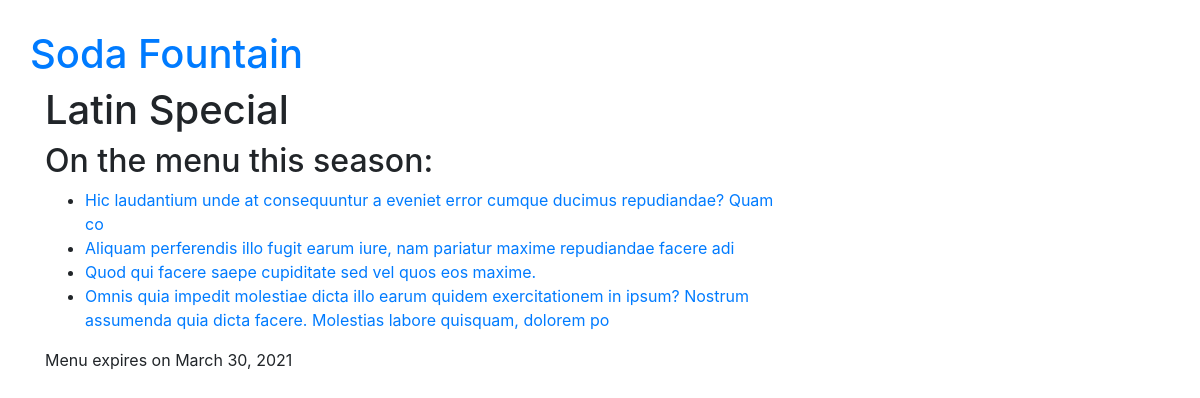
Before: /menu/item/537/ with the older database file.
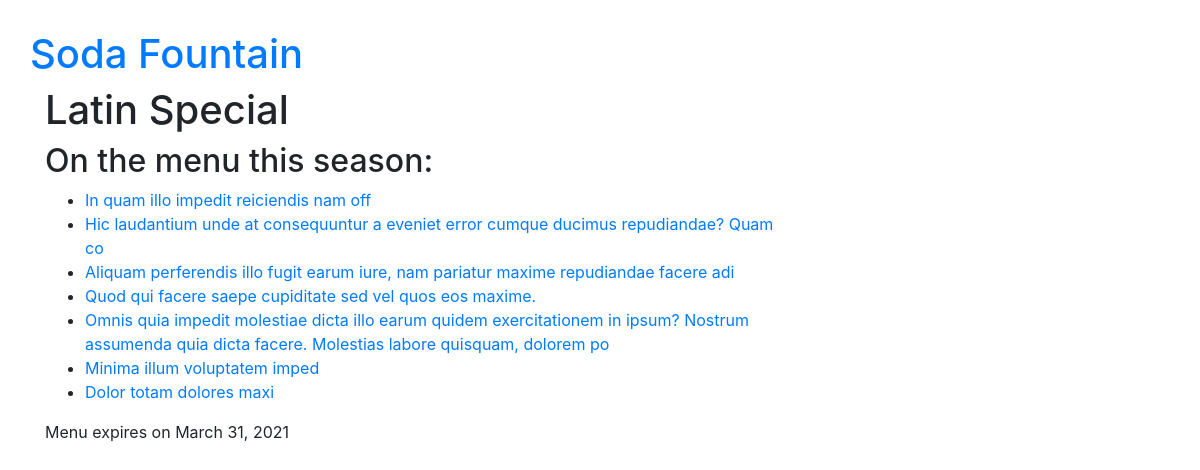
After: the same page with the newer database file.
### menu/models.py (models this page shows, shortened)
class Item(models.Model):
    name = models.CharField(max_length=200)
    description = models.TextField()
    chef = models.ForeignKey('auth.User', on_delete=models.CASCADE,)
    created_date = models.DateTimeField(default=timezone.now)
    standard = models.BooleanField(default=False)
    ingredients = models.ManyToManyField('Ingredient')
    def __str__(self):
        return self.name

class Menu(models.Model):
    season = models.CharField(max_length=20) # Required Field
    items = models.ManyToManyField('Item', related_name='items')  # Required Field
    created_date = models.DateTimeField(default=timezone.now)  # Hidden Field
    expiration_date = models.DateField()  # Required Field

### menu/views.py (the view)
# urls.py: path('menu/item/<pk>/', views.menu_detail, name='menu_detail'),
def menu_detail(request, pk):
    try:
        menu = models.Menu.objects.prefetch_related('items').get(pk=pk)
    except ObjectDoesNotExist:
        raise Http404
    return render(request, 'menu/menu_detail.html', {'menu': menu})

### menu/templates/menu/menu_detail.html (shortened to what this page needs)
{% extends 'base.html' %}
{% block content %}
    <div class="content container">
        <div class="row">
            <div class="col-md-8">
                <div class="post">
                    <h1>
                        {{ menu.season }}
                    </h1>
                    <h2>On the menu this season:</h2>
                    <ul>
                        {% for item in menu.items.all %}
                            <li><a href="{% url 'menu:item_detail' pk=item.pk %}">{{ item }}</a></li>
                        {% endfor %}
                    </ul>
                    {% if menu.expiration_date %}
                        <div class="date">
                            Menu expires on {{ menu.expiration_date|date:"F j, Y" }}
                        </div>
                    {% endif %}
                </div>
            </div>
        </div>
    </div>
{% endblock %}

Changed rows visible on the page:
changed Menu "Latin Special": expiration_date "March 30, 2021" → "March 31, 2021"
now on this page (row unchanged): Item: name "In quam illo impedit reiciendis nam off"
now on this page (row unchanged): Item: name "Minima illum voluptatem imped"
now on this page (row unchanged): Item: name "Dolor totam dolores maxi"
